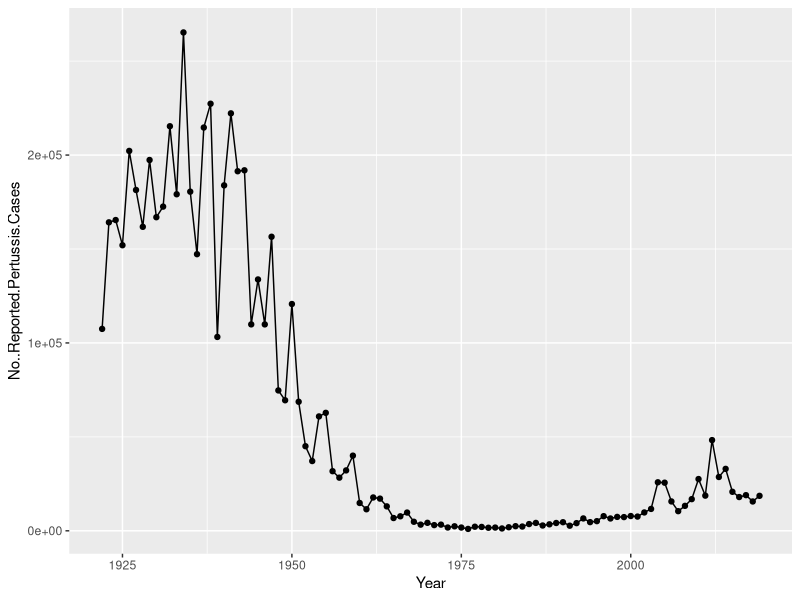
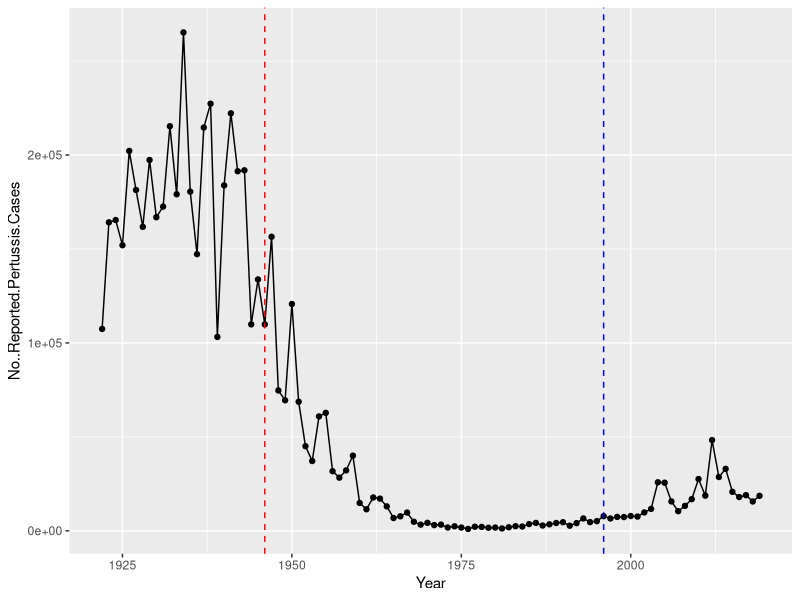

The R script that drew these images, in order: (Note: this script raises an error after producing the figures.)
## ---- chunk 1
cdc<-data.frame(
                               Year = c(1922L,1923L,1924L,1925L,1926L,
                                        1927L,1928L,1929L,1930L,1931L,1932L,
                                        1933L,1934L,1935L,1936L,1937L,1938L,
                                        1939L,1940L,1941L,1942L,1943L,
                                        1944L,1945L,1946L,1947L,1948L,1949L,
                                        1950L,1951L,1952L,1953L,1954L,1955L,
                                        1956L,1957L,1958L,1959L,1960L,
                                        1961L,1962L,1963L,1964L,1965L,1966L,
                                        1967L,1968L,1969L,1970L,1971L,1972L,
                                        1973L,1974L,1975L,1976L,1977L,1978L,
                                        1979L,1980L,1981L,1982L,1983L,
                                        1984L,1985L,1986L,1987L,1988L,1989L,
                                        1990L,1991L,1992L,1993L,1994L,1995L,
                                        1996L,1997L,1998L,1999L,2000L,
                                        2001L,2002L,2003L,2004L,2005L,2006L,
                                        2007L,2008L,2009L,2010L,2011L,2012L,
                                        2013L,2014L,2015L,2016L,2017L,2018L,
                                        2019L),
       No..Reported.Pertussis.Cases = c(107473,164191,165418,152003,
                                        202210,181411,161799,197371,166914,
                                        172559,215343,179135,265269,180518,
                                        147237,214652,227319,103188,183866,
                                        222202,191383,191890,109873,133792,
                                        109860,156517,74715,69479,120718,68687,
                                        45030,37129,60886,62786,31732,28295,
                                        32148,40005,14809,11468,17749,
                                        17135,13005,6799,7717,9718,4810,3285,
                                        4249,3036,3287,1759,2402,1738,
                                        1010,2177,2063,1623,1730,1248,1895,
                                        2463,2276,3589,4195,2823,3450,4157,
                                        4570,2719,4083,6586,4617,5137,
                                        7796,6564,7405,7298,7867,7580,9771,
                                        11647,25827,25616,15632,10454,13278,
                                        16858,27550,18719,48277,28639,
                                        32971,20762,17972,18975,15609,18617)
     )

## ---- chunk 2
colnames(cdc)
## ---- chunk 3

library(ggplot2)
cdcplot<- ggplot(cdc,aes(x=Year, y=No..Reported.Pertussis.Cases)) + geom_point() + geom_line()
cdcplot

## ---- chunk 4
vaxYears <- c(1946, 1996)
cdcplot + geom_vline(xintercept = vaxYears, linetype="dashed", col=c("red", "blue"))
## ---- chunk 5
library("jsonlite")
subject <- read_json("https://www.cmi-pb.org/api/subject", simplifyVector = TRUE) 
head(subject)
## ---- chunk 6
table(subject$infancy_vac)

## ---- chunk 7
table(subject$biological_sex)
## ---- chunk 8
table(subject$race)
## ---- chunk 9
specimen <- read_json("https://www.cmi-pb.org/api/specimen", simplifyVector = TRUE) 
titer <- read_json("https://www.cmi-pb.org/api/ab_titer", simplifyVector = TRUE) 

library(dplyr)
## ---- chunk 10
meta <- inner_join(subject, specimen)
dim(meta)
## ---- chunk 11
abdata<- inner_join (titer, meta)
dim (abdata)
## ---- chunk 12
head(abdata)
## ---- chunk 13
table(abdata$isotype)
## ---- chunk 14
table(abdata$visit)
## ---- chunk 15
ig1 <- abdata %>% filter(isotype == "IgG1", visit!=8)
head(ig1)
## ---- chunk 16
ggplot(ig1) +
  aes(ab_titer, antigen) +
  geom_boxplot() + 
  facet_wrap(vars(visit), nrow=3)
## ---- chunk 17
filter(ig1, antigen=="Measles") %>%
  ggplot() +
  aes(ab_titer, col=infancy_vac) +
  geom_boxplot(show.legend = TRUE) +
  facet_wrap(vars(visit)) +
  theme_bw()
## ---- chunk 18
filter(ig1, antigen=="FIM2/3") %>%
  ggplot() +
  aes(ab_titer, col=infancy_vac) +
  geom_boxplot(show.legend = TRUE) +
  facet_wrap(vars(visit)) +
  theme_bw()
## ---- chunk 19
url <- "https://www.cmi-pb.org/api/v2/rnaseq?versioned_ensembl_gene_id=eq.ENSG00000211896.7"

rna <- read_json(url, simplifyVector = TRUE)
## ---- chunk 20
#meta <- inner_join(specimen, subject)
ssrna <- inner_join(rna, meta)
head(ssrna)
## ---- chunk 21
ggplot(ssrna) +
  aes(visit, raw_count, group=subject_id, color = infancy_vac) +
  geom_point() +
  geom_line(alpha=0.2)
